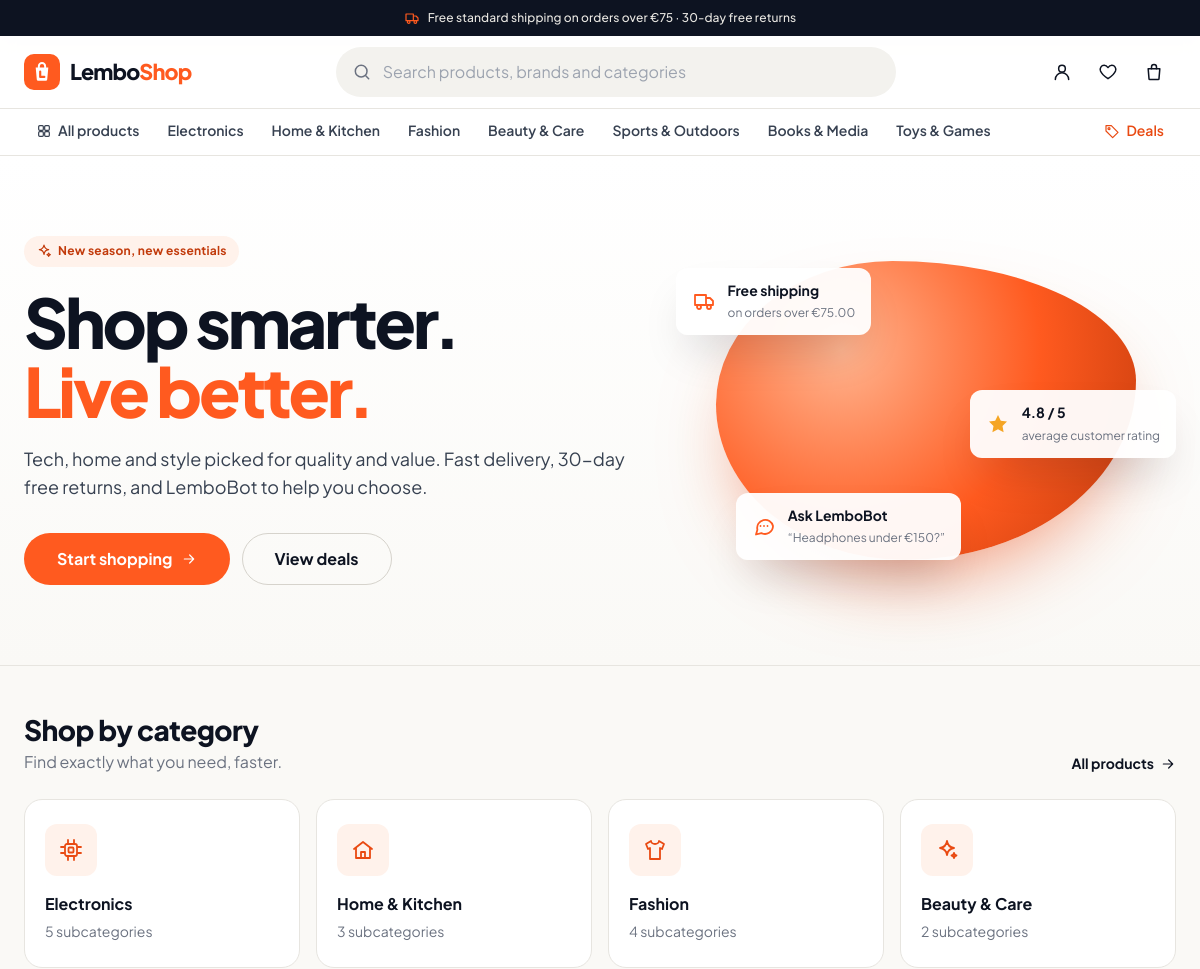
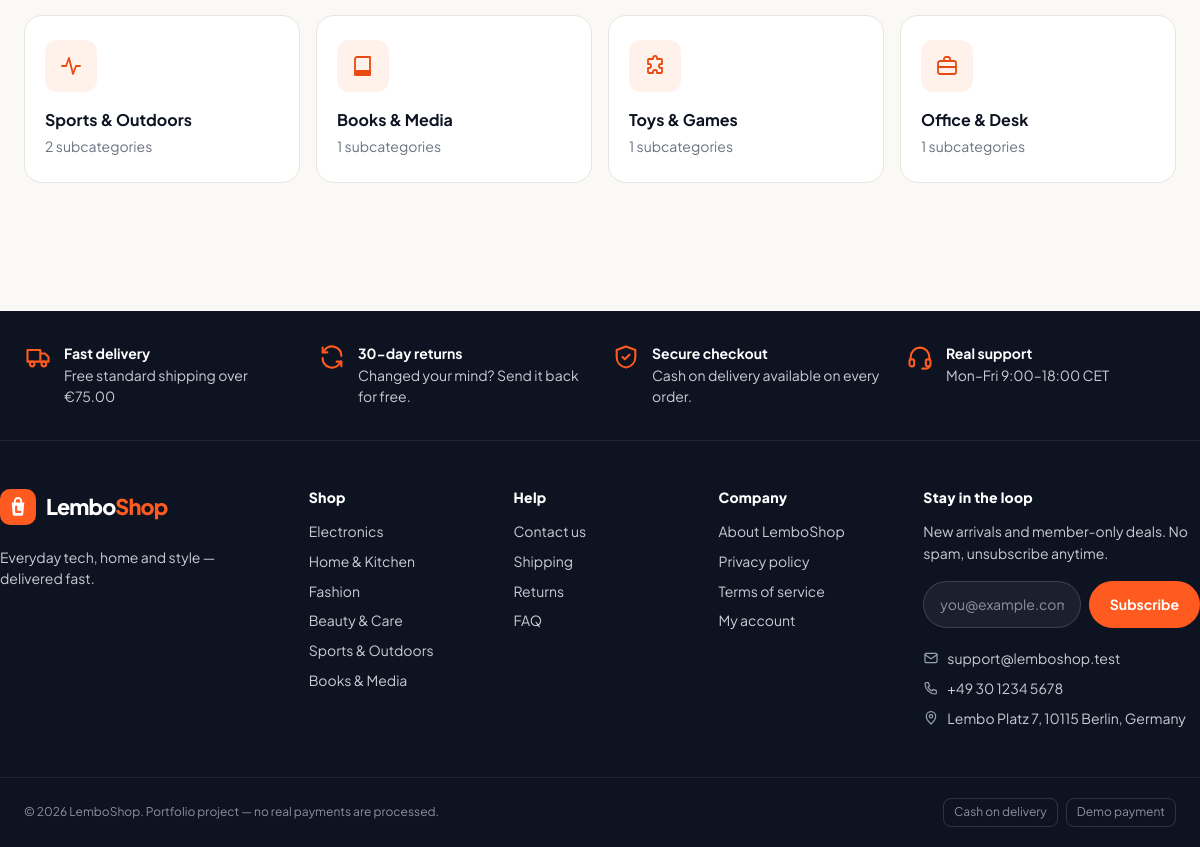
The page / on the database its author committed (2 pictures, top to bottom).
### tables this page shows
CREATE TABLE categories (
  id           INT UNSIGNED NOT NULL AUTO_INCREMENT,
  parent_id    INT UNSIGNED NULL,
  name         VARCHAR(100) NOT NULL,
  slug         VARCHAR(120) NOT NULL,
  description  VARCHAR(255) NULL,
  icon         VARCHAR(40)  NULL,
  image        VARCHAR(255) NULL,
  sort_order   SMALLINT NOT NULL DEFAULT 0,
  is_active    TINYINT(1) NOT NULL DEFAULT 1,
  created_at   DATETIME NOT NULL DEFAULT CURRENT_TIMESTAMP,
  updated_at   DATETIME NOT NULL DEFAULT CURRENT_TIMESTAMP ON UPDATE CURRENT_TIMESTAMP,
  PRIMARY KEY (id),
  UNIQUE KEY uq_categories_slug (slug),
  KEY idx_categories_parent (parent_id, sort_order),
  CONSTRAINT fk_categories_parent FOREIGN KEY (parent_id) REFERENCES categories (id) ON DELETE SET NULL ON UPDATE CASCADE
);

### index.php (called while the page is built, shortened)
<?php
require __DIR__ . '/includes/bootstrap.php';
View::render('home', [
    'categories' => CategoryRepository::tree(),
    'styles'     => ['store.css'],
]);

### classes/Database.php (called while the page is built, shortened)
<?php
final class Database
{
    private static ?PDO $pdo = null;
    public static function pdo(): PDO
    {
        if (self::$pdo === null) {
            $c = config('db');
            $dsn = sprintf('mysql:host=%s;port=%d;dbname=%s;charset=utf8mb4', $c['host'], $c['port'], $c['name']);
            self::$pdo = new PDO($dsn, $c['user'], $c['pass'], [
                PDO::ATTR_ERRMODE            => PDO::ERRMODE_EXCEPTION,
                PDO::ATTR_DEFAULT_FETCH_MODE => PDO::FETCH_ASSOC,
                PDO::ATTR_EMULATE_PREPARES   => false,
                PDO::MYSQL_ATTR_INIT_COMMAND => "SET time_zone = '+00:00', sql_mode = 'STRICT_ALL_TABLES,NO_ZERO_DATE,ERROR_FOR_DIVISION_BY_ZERO'",
            ]);
        }
        return self::$pdo;
    }
    public static function query(string $sql, array $params = []): PDOStatement
    {
        $stmt = self::pdo()->prepare($sql);
        $stmt->execute($params);
        return $stmt;
    }
    public static function all(string $sql, array $params = []): array
    {
        return self::query($sql, $params)->fetchAll();
    }
    public static function value(string $sql, array $params = []): mixed
    {
        $value = self::query($sql, $params)->fetchColumn();
        return $value === false ? null : $value;
    }
}

### services/CategoryRepository.php (called while the page is built, shortened)
<?php
final class CategoryRepository
{
    private static ?array $tree = null;
    public static function tree(): array
    {
        if (self::$tree !== null) {
            return self::$tree;
        }
        $rows = Database::all(
            'SELECT id, parent_id, name, slug, description, icon, image
               FROM categories WHERE is_active = 1 ORDER BY sort_order, name'
        );
        $top = [];
        foreach ($rows as $row) {
            if ($row['parent_id'] === null) {
                $top[$row['id']] = $row + ['children' => []];
            }
        }
        foreach ($rows as $row) {
            if ($row['parent_id'] !== null && isset($top[$row['parent_id']])) {
                $top[$row['parent_id']]['children'][] = $row;
            }
        }
        return self::$tree = array_values($top);
    }
}

### includes/bootstrap.php (called while the page is built, shortened)
<?php
spl_autoload_register(static function (string $class): void {
    foreach (['classes', 'services'] as $dir) {
        $file = ROOT_PATH . "/$dir/$class.php";
        if (preg_match('/^[A-Za-z0-9_]+$/', $class) && is_file($file)) {
            return;
        }
    }
});
require ROOT_PATH . '/includes/helpers.php';

### classes/Auth.php (called while the page is built, shortened)
<?php
final class Auth
{
    private static ?array $user = null;
    private static bool $loaded = false;
    public static function user(): ?array
    {
        if (!self::$loaded) {
            self::$loaded = true;
            $id = $_SESSION['user_id'] ?? null;
        }
        return self::$user;
    }
}

### templates/home.php (the view, shortened to what this page needs)
<section class="hero">
    <div class="container hero__inner">
        <div class="hero__copy">
            <span class="eyebrow"><?= icon('sparkle', 'icon icon--sm') ?>New season, new essentials</span>
            <h1 class="hero__title">Shop smarter.<br><span>Live better.</span></h1>
            <p class="hero__lead">Tech, home and style picked for quality and value. Fast delivery, <?= e(setting('return_days', '30')) ?>-day free returns, and LemboBot to help you choose.</p>
            <div class="hero__actions">
                <a class="btn btn--primary btn--lg" href="<?= e(url('products.php')) ?>">Start shopping<?= icon('arrow-right', 'icon icon--sm') ?></a>
                <a class="btn btn--outline btn--lg" href="<?= e(url('products.php?on_sale=1')) ?>">View deals</a>
            </div>
        </div>
        <div class="hero__art" aria-hidden="true">
            <div class="hero__blob"></div>
            <div class="hero__card hero__card--a"><?= icon('truck', 'icon icon--lg') ?><div><strong>Free shipping</strong><span>on orders over <?= e(money(75)) ?></span></div></div>
            <div class="hero__card hero__card--b"><?= icon('star', 'icon icon--lg icon--fill') ?><div><strong>4.8 / 5</strong><span>average customer rating</span></div></div>
            <div class="hero__card hero__card--c"><?= icon('chat', 'icon icon--lg') ?><div><strong>Ask LemboBot</strong><span>“Headphones under €150?”</span></div></div>
        </div>
    </div>
</section>
<section class="section">
    <div class="container">
        <div class="section__head">
            <div>
                <h2>Shop by category</h2>
                <p class="muted">Find exactly what you need, faster.</p>
            </div>
            <a class="link-arrow" href="<?= e(url('products.php')) ?>">All products<?= icon('arrow-right', 'icon icon--sm') ?></a>
        </div>
        <ul class="cat-grid" role="list">
            <?php foreach ($categories as $cat): ?>
                <li>
                    <a class="cat-tile" href="<?= e(url('category.php?slug=' . urlencode($cat['slug']))) ?>">
                        <span class="cat-tile__icon"><?= icon($cat['icon'] ?: 'grid', 'icon icon--lg') ?></span>
                        <strong><?= e($cat['name']) ?></strong>
                        <span class="muted small"><?= count($cat['children']) ?> subcategories</span>
                    </a>
                </li>
            <?php endforeach; ?>
        </ul>
    </div>
</section>

### includes/helpers.php (shortened to what this page needs)
<?php
function config(string $key, mixed $default = null): mixed
{
    $value = $GLOBALS['__config'] ?? [];
    foreach (explode('.', $key) as $part) {
        $value = $value[$part];
    }
    return $value;
}
function setting(string $key, string $default = ''): string
{
    static $settings = null;
    if ($settings === null) {
        try {
            $settings = array_column(Database::all('SELECT `key`, `value` FROM settings'), 'value', 'key');
        } catch (PDOException) {
            $settings = [];
        }
    }
    return (string) ($settings[$key] ?? $default);
}
function e(mixed $value): string
{
    return htmlspecialchars((string) $value, ENT_QUOTES | ENT_SUBSTITUTE, 'UTF-8');
}
function money(string|int|float|null $amount): string
{
    $amount = (float) ($amount ?? 0);
    $sign = $amount < 0 ? '-' : '';
    return $sign . config('app.currency_symbol', '€') . number_format(abs($amount), 2, '.', ',');
}
function icon(string $name, string $class = 'icon'): string
{
    return '<svg class="' . e($class) . '" aria-hidden="true" focusable="false"><use href="'
        . e(asset('images/icons.svg')) . '#i-' . e($name) . '"></use></svg>';
}
function store_counts(): array
{
    return [
        'cart'     => class_exists('CartService') ? CartService::count() : 0,
        'wishlist' => class_exists('WishlistService') ? WishlistService::count() : 0,
    ];
}
function base_path(): string
{
    static $base = null;
    if ($base !== null) {
        return $base;
    }
    return $base = '';
}
function url(string $path = ''): string
{
    return base_path() . '/' . ltrim($path, '/');
}
function asset(string $path): string
{
    $file = ROOT_PATH . '/assets/' . ltrim($path, '/');
    $version = is_file($file) ? '?v=' . filemtime($file) : '';
    return url('assets/' . ltrim($path, '/')) . $version;
}

### templates/partials/header.php (shortened to what this page needs)
<?php
$user = Auth::user();
$counts = store_counts();
$query = is_string($_GET['q'] ?? null) ? $_GET['q'] : '';
$announcement = setting('announcement');
?>
<?php if ($announcement !== ''): ?>
<div class="announce">
    <div class="container"><?= icon('truck', 'icon icon--sm') ?><span><?= e($announcement) ?></span></div>
</div>
<?php endif; ?>
<header class="site-header">
    <div class="container header-main">
        <div class="header-search" role="search">
            <form action="<?= e(url('products.php')) ?>" method="get">
                <input class="input" id="header-q" name="q" type="search" value="<?= e($query) ?>"
                       placeholder="Search products, brands and categories" autocomplete="off" maxlength="100">
            </form>
        </div>
        <nav class="header-actions" aria-label="Shortcuts">
            <?php if ($user): ?>
                <div class="dropdown" data-dropdown>
                    <button class="icon-btn" type="button" aria-label="Account menu" aria-haspopup="true" aria-expanded="false" data-dropdown-toggle>
                        <?= icon('user') ?>
                    </button>
                    <div class="dropdown__menu" role="menu">
                        <div class="dropdown__head">
                            <strong><?= e($user['name']) ?></strong>
                            <span><?= e($user['email']) ?></span>
                        </div>
                        <a class="dropdown__item" role="menuitem" href="<?= e(url('account/index.php')) ?>"><?= icon('user') ?>My account</a>
                        <a class="dropdown__item" role="menuitem" href="<?= e(url('account/orders.php')) ?>"><?= icon('package') ?>Orders</a>
                        <a class="dropdown__item" role="menuitem" href="<?= e(url('wishlist.php')) ?>"><?= icon('heart') ?>Wishlist</a>
                        <?php if (Auth::isAdmin()): ?>
                            <a class="dropdown__item" role="menuitem" href="<?= e(url('admin/index.php')) ?>"><?= icon('dashboard') ?>Admin dashboard</a>
                        <?php endif; ?>
                        <form action="<?= e(url('logout.php')) ?>" method="post">
                            <?= csrf_field() ?>
                            <button class="dropdown__item" role="menuitem" type="submit"><?= icon('log-out') ?>Log out</button>
                        </form>
                    </div>
                </div>
            <?php else: ?>
                <a class="icon-btn" href="<?= e(url('login.php')) ?>" aria-label="Log in"><?= icon('user') ?></a>
            <?php endif; ?>
            <a class="icon-btn" href="<?= e(url('wishlist.php')) ?>" aria-label="Wishlist (<?= (int) $counts['wishlist'] ?> items)">
                <?= icon('heart') ?>
            </a>
            <a class="icon-btn" href="<?= e(url('cart.php')) ?>" aria-label="Cart (<?= (int) $counts['cart'] ?> items)">
                <?= icon('bag') ?>
            </a>
        </nav>
    </div>
    <nav class="cat-nav" aria-label="Categories">
        <div class="container">
            <ul class="cat-nav__list">
                <li class="cat-nav__item"><a class="cat-nav__link" href="<?= e(url('products.php')) ?>"><?= icon('grid', 'icon icon--sm') ?>All products</a></li>
                <?php foreach (array_slice($categories, 0, 7) as $cat): ?>
                    <li class="cat-nav__item">
                        <a class="cat-nav__link" href="<?= e(url('category.php?slug=' . urlencode($cat['slug']))) ?>"><?= e($cat['name']) ?></a>
                    </li>
                <?php endforeach; ?>
                <li class="cat-nav__item cat-nav__item--right">
                    <a class="cat-nav__link cat-nav__link--deals" href="<?= e(url('products.php?on_sale=1')) ?>"><?= icon('tag', 'icon icon--sm') ?>Deals</a>
                </li>
            </ul>
        </div>
    </nav>
</header>

### templates/partials/footer.php (shortened to what this page needs)
<?php
$freeOver = Database::value('SELECT MIN(free_over) FROM shipping_methods WHERE is_active = 1 AND free_over IS NOT NULL');
?>
<footer class="site-footer">
    <div class="footer-perks">
        <div class="container">
            <ul>
                <li><?= icon('truck') ?><div><strong>Fast delivery</strong><?= $freeOver ? 'Free standard shipping over ' . e(money($freeOver)) : 'Tracked delivery across Europe' ?></div></li>
                <li><?= icon('refresh') ?><div><strong><?= e(setting('return_days', '30')) ?>-day returns</strong>Changed your mind? Send it back for free.</div></li>
                <li><?= icon('shield') ?><div><strong>Secure checkout</strong>Cash on delivery available on every order.</div></li>
                <li><?= icon('headset') ?><div><strong>Real support</strong><?= e(setting('support_hours', 'Mon–Fri')) ?></div></li>
            </ul>
        </div>
    </div>
    <div class="container footer-grid">
        <div>
            <p style="margin-top:1rem;max-width:34ch"><?= e(setting('store_tagline', 'Everyday essentials, delivered.')) ?></p>
        </div>
        <div>
            <h3>Shop</h3>
            <ul class="footer-links">
                <?php foreach (array_slice($categories, 0, 6) as $cat): ?>
                    <li><a href="<?= e(url('category.php?slug=' . urlencode($cat['slug']))) ?>"><?= e($cat['name']) ?></a></li>
                <?php endforeach; ?>
            </ul>
        </div>
        <div>
            <h3>Help</h3>
            <ul class="footer-links">
                <li><a href="<?= e(url('contact.php')) ?>">Contact us</a></li>
                <li><a href="<?= e(url('page.php?p=shipping')) ?>">Shipping</a></li>
                <li><a href="<?= e(url('page.php?p=returns')) ?>">Returns</a></li>
                <li><a href="<?= e(url('page.php?p=faq')) ?>">FAQ</a></li>
            </ul>
        </div>
        <div>
            <h3>Company</h3>
            <ul class="footer-links">
                <li><a href="<?= e(url('page.php?p=about')) ?>">About LemboShop</a></li>
                <li><a href="<?= e(url('page.php?p=privacy')) ?>">Privacy policy</a></li>
                <li><a href="<?= e(url('page.php?p=terms')) ?>">Terms of service</a></li>
                <li><a href="<?= e(url('account/index.php')) ?>">My account</a></li>
            </ul>
        </div>
        <div>
            <h3>Stay in the loop</h3>
            <p>New arrivals and member-only deals. No spam, unsubscribe anytime.</p>
            <form class="newsletter-form" action="<?= e(url('api/newsletter.php')) ?>" method="post" data-newsletter>
                <input class="input" id="nl-email" type="email" name="email" placeholder="you@example.com" required maxlength="190" autocomplete="email">
                <button class="btn btn--primary" type="submit">Subscribe</button>
            </form>
            <ul class="footer-links footer-contact" style="margin-top:1.25rem">
                <li><?= icon('mail', 'icon icon--sm') ?><a href="mailto:<?= e(setting('contact_email')) ?>"><?= e(setting('contact_email')) ?></a></li>
                <li><?= icon('phone', 'icon icon--sm') ?><span><?= e(setting('contact_phone')) ?></span></li>
                <li><?= icon('map-pin', 'icon icon--sm') ?><span><?= e(setting('contact_address')) ?></span></li>
            </ul>
        </div>
    </div>
    <div class="footer-bottom">
        <div class="container">
            <span>© <?= date('Y') ?> <?= e(setting('store_name', 'LemboShop')) ?>. Portfolio project — no real payments are processed.</span>
            <div class="pay-methods" aria-label="Payment options"><span>Cash on delivery</span><span>Demo payment</span></div>
        </div>
    </div>
</footer>

### rows shown on the page
categories: name "Electronics", count($cat['children']) "5"
categories: name "Home & Kitchen", count($cat['children']) "3"
categories: name "Fashion", count($cat['children']) "4"
categories: name "Beauty & Care", count($cat['children']) "2"
categories: name "Sports & Outdoors", count($cat['children']) "2"
categories: name "Books & Media", count($cat['children']) "1"
categories: name "Toys & Games", count($cat['children']) "1"
categories: name "Office & Desk", count($cat['children']) "1"

### other values the page prints
$announcement "Free standard shipping on orders over €75 · 30-day free returns"
setting('return_days', '30') "30"
money(75) "€75.00"
money($freeOver) "€75.00"
setting('support_hours', 'Mon–Fri') "Mon–Fri 9:00–18:00 CET"
setting('store_tagline', 'Everyday essentials, delivered.') "Everyday tech, home and style — delivered fast."
setting('contact_email') "support@lemboshop.test"
setting('contact_phone') "+49 30 1234 5678"
setting('contact_address') "Lembo Platz 7, 10115 Berlin, Germany"
setting('store_name', 'LemboShop') "LemboShop"
